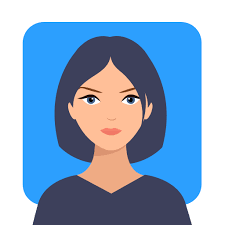
#> input picture piaic-card/image.png, 225 x 225 px; its folder holds only this picture in this run
$ python -i app.py   (imports and definitions only)
#> lines starting #> are read from the running program, lines starting #| are printed output that depends on the picture
import base64
import json
import os
import shutil

import cv2
import numpy as np
from flask import Flask, jsonify, request, send_from_directory

# [1 line not run here, left out]

DATASET_PATH = "dataset"
TRAINER_PATH = "trainer.yml"
LABELS_PATH = "labels.txt"
USERS_PATH = "users.json"
CONFIDENCE_THRESHOLD = 85  # LBPH mein kam confidence = behtar match

face_cascade = cv2.CascadeClassifier(cv2.data.haarcascades + "haarcascade_frontalface_default.xml")


# [11 lines left out: functions name_key, load_users, not called in this run]


def save_users(users):
    with open(USERS_PATH, "w") as f:
        json.dump(users, f, indent=2)


# [15 lines left out: functions load_labels, decode_image, not called in this run]


def detect_face(frame):
    gray = cv2.cvtColor(frame, cv2.COLOR_BGR2GRAY)
    faces = face_cascade.detectMultiScale(gray, 1.1, 4, minSize=(120, 120))
    if len(faces) == 0:
        return None
    x, y, w, h = max(faces, key=lambda f: f[2] * f[3])
    face_img = gray[y:y + h, x:x + w]
    face_img = cv2.resize(face_img, (200, 200))
    face_img = cv2.equalizeHist(face_img)  # lighting ka farq kam karne ke liye
    return face_img


# [47 lines left out: functions predict_face, train_and_save, not called in this run]


# [3 lines that did not run here, left out]


# [3 lines that did not run here, left out]


# [16 lines that did not run here, left out]


# [20 lines that did not run here, left out]


# [18 lines that did not run here, left out]


# [21 lines that did not run here, left out]


# [16 lines that did not run here, left out]


# [2 lines not run here, left out]

>>> import cv2
>>> picture = cv2.imread('../../piaic-card/image.png')
#> picture is the input picture: shape (225, 225, 3); mean B, G, R 198.5, 165.5, 135.4
>>> result = detect_face(picture)
#> in detect_face, `gray = cv2.cvtColor(frame, cv2.COLOR_BGR2GRAY)`:
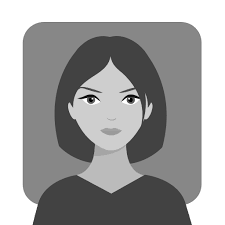
#> gray: shape (225, 225); min 0, max 255, mean 160.1
#> in detect_face, `faces = face_cascade.detectMultiScale(gray, 1.1, 4, minSize=(120, 120))`: faces = ()
